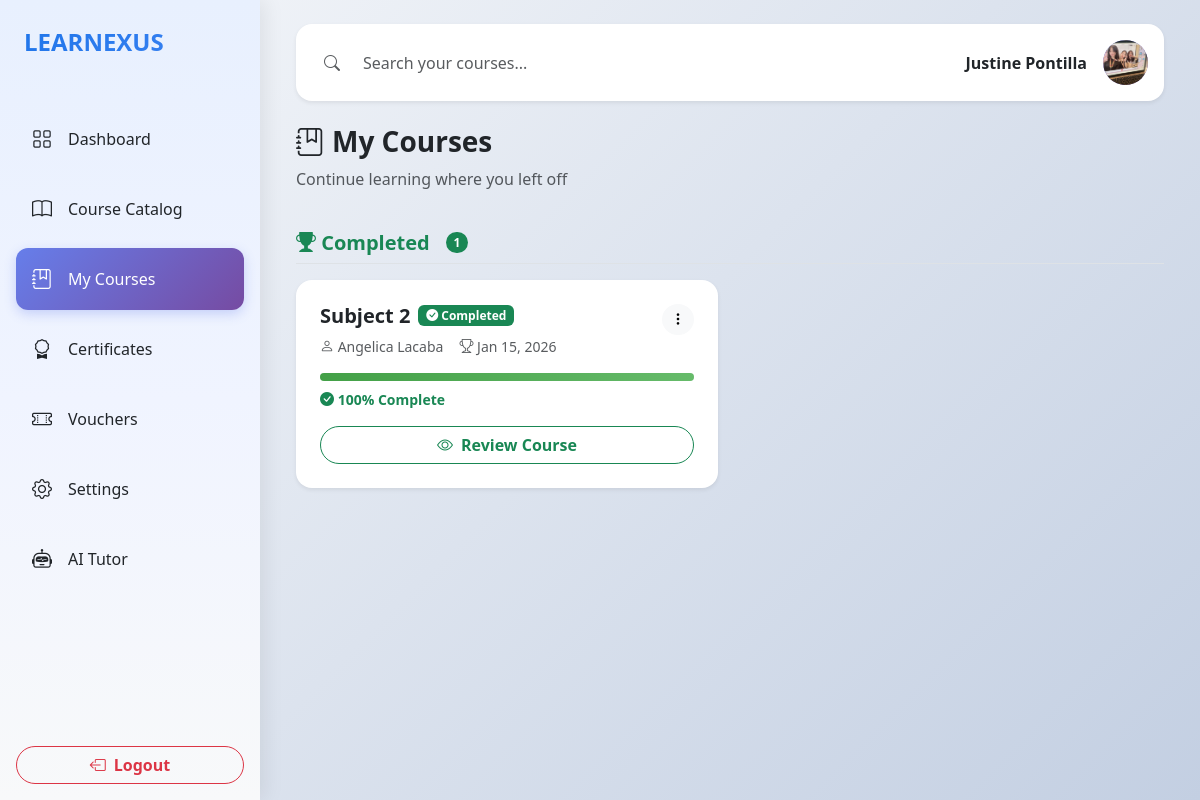
/student/my_courses.php (signed in), run on the app's committed database.
### tables this page shows
CREATE TABLE `users` (
  `userID` int(11) NOT NULL,
  `email` varchar(255) NOT NULL,
  `passwordHash` varchar(255) NOT NULL,
  `firstName` varchar(100) NOT NULL,
  `lastName` varchar(100) NOT NULL,
  `middleInitial` varchar(5) NOT NULL,
  `phone` varchar(20) DEFAULT NULL,
  `avatar` varchar(255) DEFAULT NULL,
  `phoneVerified` tinyint(1) DEFAULT 0,
  `emailVerified` tinyint(1) DEFAULT 0,
  `role` enum('student','instructor','admin') DEFAULT 'student',
  `status` enum('active','inactive','suspended') DEFAULT 'active',
  `createdAt` timestamp NOT NULL DEFAULT current_timestamp(),
  `studentNumber` varchar(50) DEFAULT NULL,
  `teacherNumber` varchar(50) DEFAULT NULL
);

CREATE TABLE `enrollments` (
  `enrollmentID` int(11) NOT NULL,
  `userID` int(11) NOT NULL,
  `courseID` int(11) NOT NULL,
  `paymentID` int(11) DEFAULT NULL,
  `progressPercentage` decimal(5,2) DEFAULT 0.00,
  `enrolledAt` timestamp NOT NULL DEFAULT current_timestamp(),
  `completedAt` timestamp NULL DEFAULT NULL,
  `status` enum('active','completed','dropped','pending') DEFAULT 'active'
);

CREATE TABLE `courses` (
  `courseID` int(11) NOT NULL,
  `teacherID` int(11) NOT NULL,
  `title` varchar(255) NOT NULL,
  `description` text DEFAULT NULL,
  `price` decimal(10,2) DEFAULT 0.00,
  `category` varchar(100) DEFAULT NULL,
  `status` enum('draft','published','archived') DEFAULT 'draft',
  `passingScore` int(11) DEFAULT 70,
  `createdAt` timestamp NOT NULL DEFAULT current_timestamp()
);

### student/my_courses.php (the view, shortened to what this page needs)
<?php
require_once '../database/db_connect.php';
$userID = $_SESSION['user_id'];
$stmt = $conn->prepare("SELECT avatar FROM users WHERE userID = ?");
$stmt->execute([$userID]);
$userAvatar = $stmt->fetchColumn();
$stmt = $conn->prepare("
    SELECT
        c.*,
        e.enrollmentID,
        e.enrolledAt,
        e.completedAt,
        e.status as enrollmentStatus,
        CONCAT(u.firstName, ' ', u.lastName) as instructorName,
        u.avatar as instructorAvatar,
        p.amount as paidAmount
    FROM enrollments e
    JOIN courses c ON e.courseID = c.courseID
    JOIN users u ON c.teacherID = u.userID
    LEFT JOIN payments p ON e.paymentID = p.paymentID
    WHERE e.userID = ? AND e.status IN ('active', 'completed')
    ORDER BY
        CASE WHEN e.status = 'completed' THEN 1 ELSE 0 END ASC,
        e.enrolledAt DESC
");
$stmt->execute([$userID]);
$enrolledCourses = $stmt->fetchAll();
$activeCourses = [];
$completedCourses = [];
foreach ($enrolledCourses as $course) {
    if ($course['enrollmentStatus'] === 'completed') {
        $completedCourses[] = $course;
    } else {
        $activeCourses[] = $course;
    }
}
?>
<!DOCTYPE html>
<html lang="en">
<head>
    <link href="https://cdn.jsdelivr.net/npm/bootstrap@5.3.3/dist/css/bootstrap.min.css" rel="stylesheet">
    <link rel="stylesheet" href="https://cdn.jsdelivr.net/npm/bootstrap-icons@1.11.1/font/bootstrap-icons.css">
</head>
<body>
    <aside class="sidebar offcanvas-lg offcanvas-start position-fixed top-0 start-0 h-100" style="width: var(--sidebar-width);" id="sidebar">
        <div class="offcanvas-body p-0 d-flex flex-column h-100">
            <div class="sidebar-brand px-4 py-4 mb-4 d-none d-lg-block">LEARNEXUS</div>
            <nav class="flex-grow-1 px-3">
                <a class="nav-link d-flex align-items-center gap-3 px-3 py-3 mb-2 text-dark fw-medium" href="dashboard.php">
                    <i class="bi bi-grid fs-5"></i><span>Dashboard</span>
                </a>
                <a class="nav-link d-flex align-items-center gap-3 px-3 py-3 mb-2 text-dark fw-medium" href="course_catalog.php">
                    <i class="bi bi-book fs-5"></i><span>Course Catalog</span>
                </a>
                <a class="nav-link active d-flex align-items-center gap-3 px-3 py-3 mb-2 text-dark fw-medium" href="my_courses.php">
                    <i class="bi bi-journal-bookmark fs-5"></i><span>My Courses</span>
                </a>
                <a class="nav-link d-flex align-items-center gap-3 px-3 py-3 mb-2 text-dark fw-medium" href="certificates.php">
                    <i class="bi bi-award fs-5"></i><span>Certificates</span>
                </a>
                <a class="nav-link d-flex align-items-center gap-3 px-3 py-3 mb-2 text-dark fw-medium" href="vouchers.php">
                    <i class="bi bi-ticket-perforated fs-5"></i><span>Vouchers</span>
                </a>
                <a class="nav-link d-flex align-items-center gap-3 px-3 py-3 mb-2 text-dark fw-medium" href="settings.php">
                    <i class="bi bi-gear fs-5"></i><span>Settings</span>
                </a>
                <a class="nav-link d-flex align-items-center gap-3 px-3 py-3 mb-2 text-dark fw-medium" href="ai_tutor.php">
                    <i class="bi bi-robot fs-5"></i><span>AI Tutor</span>
                </a>
            </nav>
            <div class="p-3 mt-auto">
                <button class="btn btn-outline-danger w-100 rounded-pill fw-semibold" onclick="window.location.href='../logout.php'">
                    <i class="bi bi-box-arrow-left me-2"></i>Logout
                </button>
            </div>
        </div>
    </aside>
    <main class="main-content p-3 p-lg-4">
        <div class="container-fluid">
            <div class="row mb-4">
                <div class="col-12">
                    <div class="card border-0 rounded-4 shadow-sm">
                        <div class="card-body p-3 d-flex justify-content-between align-items-center gap-3">
                            <div class="input-group" style="max-width: 500px;">
                                <span class="input-group-text bg-transparent border-0">
                                    <i class="bi bi-search text-muted"></i>
                                </span>
                                <input type="text" id="courseSearch" class="form-control border-0" placeholder="Search your courses...">
                            </div>
                            <div class="d-flex align-items-center gap-3" onclick="window.location.href='settings.php'" role="button" style="flex-shrink: 0;">
                                <span class="fw-semibold d-none d-sm-inline text-nowrap">
                                    <?php echo htmlspecialchars($_SESSION['first_name'] . ' ' . $_SESSION['last_name']); ?>
                                </span>
                                <div class="rounded-circle d-flex align-items-center justify-content-center text-white fw-bold"
                                     style="width: 45px; height: 45px; min-width: 45px; background: linear-gradient(135deg, #667eea, #764ba2);">
                                    <?php if (!empty($userAvatar) && file_exists($userAvatar)): ?>
                                        <img src="<?php echo htmlspecialchars($userAvatar); ?>" alt="Avatar" class="w-100 h-100 rounded-circle object-fit-cover">
                                    <?php else: ?>
                                        <?php echo strtoupper(substr($_SESSION['first_name'], 0, 1)); ?>
                                    <?php endif; ?>
                                </div>
                            </div>
                        </div>
                    </div>
                </div>
            </div>
            <div class="row mb-4">
                <div class="col-12">
                    <h1 class="h3 fw-bold"><i class="bi bi-journal-bookmark me-2"></i>My Courses</h1>
                    <p class="text-muted">Continue learning where you left off</p>
                </div>
            </div>
            <?php if (count($enrolledCourses) > 0): ?>
                <?php if (count($completedCourses) > 0): ?>
                    <div class="row mb-3">
                        <div class="col-12">
                            <div class="d-flex align-items-center gap-3 border-bottom pb-2">
                                <h2 class="h5 fw-bold mb-0 text-success"><i class="bi bi-trophy-fill"></i> Completed</h2>
                                <span class="badge bg-success rounded-pill"><?php echo count($completedCourses); ?></span>
                            </div>
                        </div>
                    </div>
                    <div class="row g-4 mb-5">
                        <?php foreach ($completedCourses as $course): ?>
                            <div class="col-12 col-lg-6" data-course-id="<?php echo $course['enrollmentID']; ?>">
                                <div class="card border-0 rounded-4 shadow-sm card-hover h-100 border-success">
                                    <div class="card-body p-4">
                                        <div class="d-flex justify-content-between align-items-start mb-3">
                                            <div class="flex-grow-1">
                                                <div class="d-flex align-items-center gap-2 mb-2">
                                                    <h5 class="fw-bold mb-0"><?php echo htmlspecialchars($course['title']); ?></h5>
                                                    <span class="badge bg-success"><i class="bi bi-check-circle-fill"></i> Completed</span>
                                                </div>
                                                <div class="d-flex flex-wrap gap-3 text-muted small">
                                                    <span><i class="bi bi-person"></i> <?php echo htmlspecialchars($course['instructorName']); ?></span>
                                                    <?php if ($course['completedAt']): ?>
                                                        <span><i class="bi bi-trophy"></i> <?php echo date('M d, Y', strtotime($course['completedAt'])); ?></span>
                                                    <?php endif; ?>
                                                </div>
                                            </div>
                                            <div class="dropdown">
                                                <button class="btn btn-sm btn-light rounded-circle" type="button" data-bs-toggle="dropdown">
                                                    <i class="bi bi-three-dots-vertical"></i>
                                                </button>
                                            </div>
                                        </div>
                                        <div class="progress mb-2" style="height: 8px;">
                                            <div class="progress-bar progress-success" style="width: 100%"></div>
                                        </div>
                                        <p class="text-success small fw-semibold mb-3"><i class="bi bi-check-circle-fill"></i> 100% Complete</p>
                                        <?php if ($course['quizStatus'] === 'failed'): ?>
                                            <button class="btn btn-warning w-100 rounded-pill fw-semibold"
                                                    onclick="window.location.href='retake_course.php?id=<?php echo $course['courseID']; ?>'">
                                                <i class="bi bi-arrow-repeat me-2"></i>Retake Course
                                            </button>
                                        <?php else: ?>
                                            <button class="btn btn-outline-success w-100 rounded-pill fw-semibold"
                                                    onclick="window.location.href='course_learn.php?id=<?php echo $course['courseID']; ?>'">
                                                <i class="bi bi-eye me-2"></i>Review Course
                                            </button>
                                        <?php endif; ?>
                                    </div>
                                </div>
                            </div>
                        <?php endforeach; ?>
                    </div>
                <?php endif; ?>
            <?php endif; ?>
        </div>
    </main>
</body>
</html>

### student/my_courses.php (style rules this page uses)
:root { --sidebar-width: 260px; }
body { background: linear-gradient(135deg, #f5f7fa 0%, #c3cfe2 100%); min-height: 100vh; }
.sidebar { background: linear-gradient(180deg, #e8f0fe 0%, #f0f4ff 50%, #f8f9fa 100%); box-shadow: 4px 0 20px rgba(0,0,0,0.08); }
.sidebar-brand { font-size: 1.5rem; font-weight: 800; background: linear-gradient(135deg, #1a73e8 0%, #4285f4 100%); -webkit-background-clip: text; -webkit-text-fill-color: transparent; background-clip: text; }
.nav-link { border-radius: 12px; transition: all 0.2s ease; position: relative; }
.nav-link::before { content: ''; position: absolute; left: 0; top: 50%; transform: translateY(-50%); width: 4px; height: 0; background: #1a73e8; border-radius: 0 4px 4px 0; transition: height 0.25s ease; }
.nav-link.active { background: linear-gradient(135deg, #667eea 0%, #764ba2 100%); color: white !important; box-shadow: 0 4px 12px rgba(102, 126, 234, 0.3); }
.nav-link.active::before { display: none; }
@media (min-width: 992px) { .main-content { margin-left: var(--sidebar-width); } }
.card-hover { transition: transform 0.2s, box-shadow 0.2s; }
.progress-success { background: linear-gradient(90deg, #43a047 0%, #66bb6a 100%) !important; }

### data on the page
users: avatar (picture)
enrollments: courseID.title "Subject 2", instructorName "Angelica Lacaba", completedAt "Jan 15, 2026"

### other printed values
$_SESSION['first_name'] . ' ' . $_SESSION['last_name'] "Justine Pontilla"
count($completedCourses) "1"
